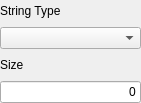
<?xml version="1.0" encoding="UTF-8"?>
<ui version="4.0">
 <class>StringPropertyWidgetForm</class>
 <widget class="QWidget" name="StringPropertyWidgetForm">
  <property name="geometry">
   <rect>
    <x>0</x>
    <y>0</y>
    <width>141</width>
    <height>103</height>
   </rect>
  </property>
  <property name="windowTitle">
   <string>String Property</string>
  </property>
  <layout class="QGridLayout" name="gridLayout_4">
   <property name="margin">
    <number>0</number>
   </property>
   <item row="0" column="0">
    <layout class="QGridLayout" name="gridLayout_3">
     <item row="0" column="0">
      <layout class="QGridLayout" name="gridLayout">
       <item row="0" column="0">
        <widget class="QLabel" name="label">
         <property name="text">
          <string>String Type</string>
         </property>
        </widget>
       </item>
       <item row="1" column="0">
        <widget class="QComboBox" name="m_typeComboBox"/>
       </item>
      </layout>
     </item>
     <item row="1" column="0">
      <layout class="QGridLayout" name="gridLayout_2">
       <item row="0" column="0">
        <widget class="QLabel" name="label_2">
         <property name="text">
          <string>Size</string>
         </property>
        </widget>
       </item>
       <item row="1" column="0">
        <widget class="QLineEdit" name="m_sizeLineEdit">
         <property name="text">
          <string>0</string>
         </property>
         <property name="alignment">
          <set>Qt::AlignRight|Qt::AlignTrailing|Qt::AlignVCenter</set>
         </property>
        </widget>
       </item>
      </layout>
     </item>
    </layout>
   </item>
  </layout>
 </widget>
 <resources/>
 <connections/>
</ui>
